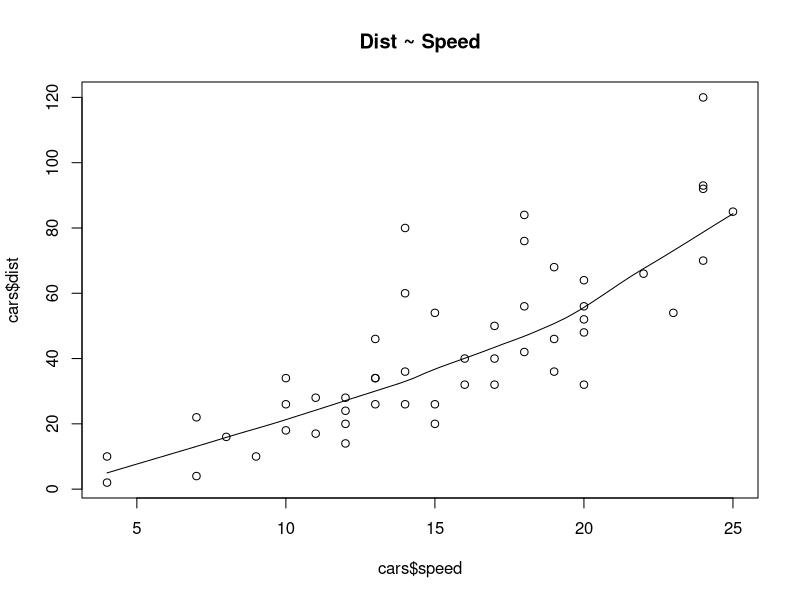
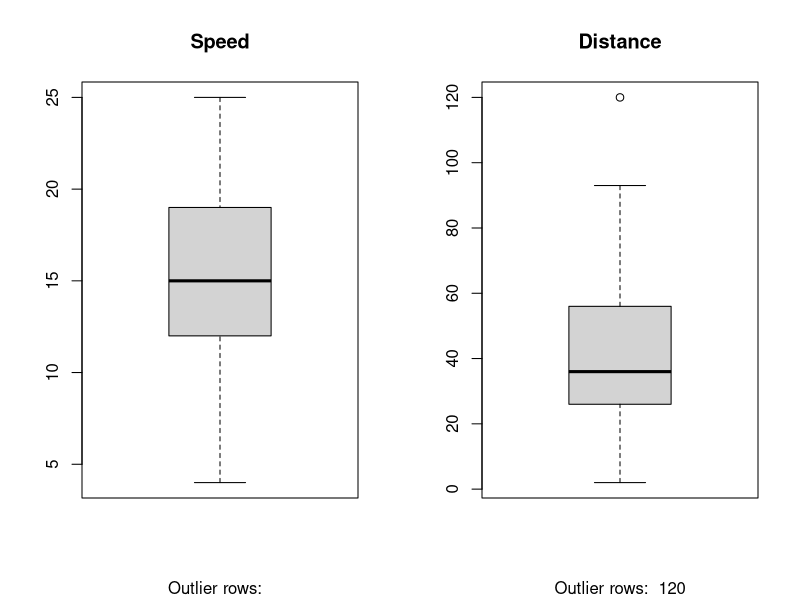
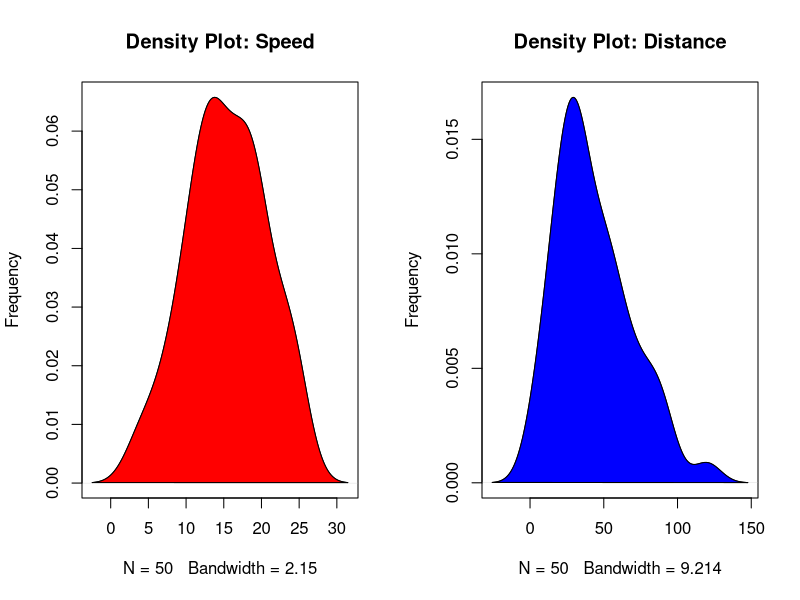
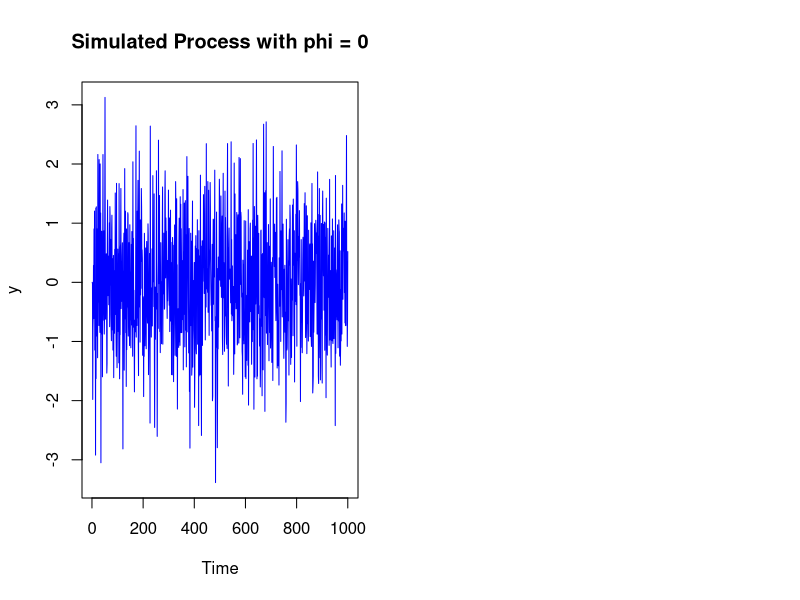
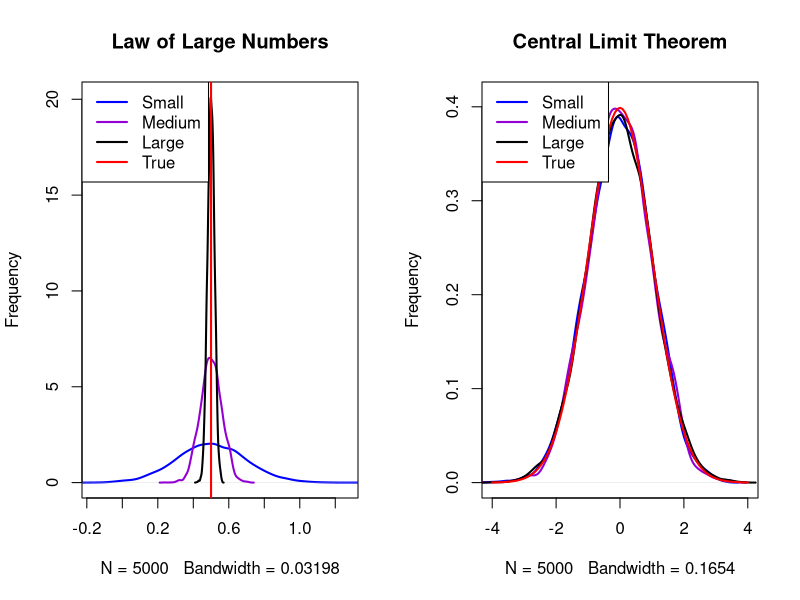
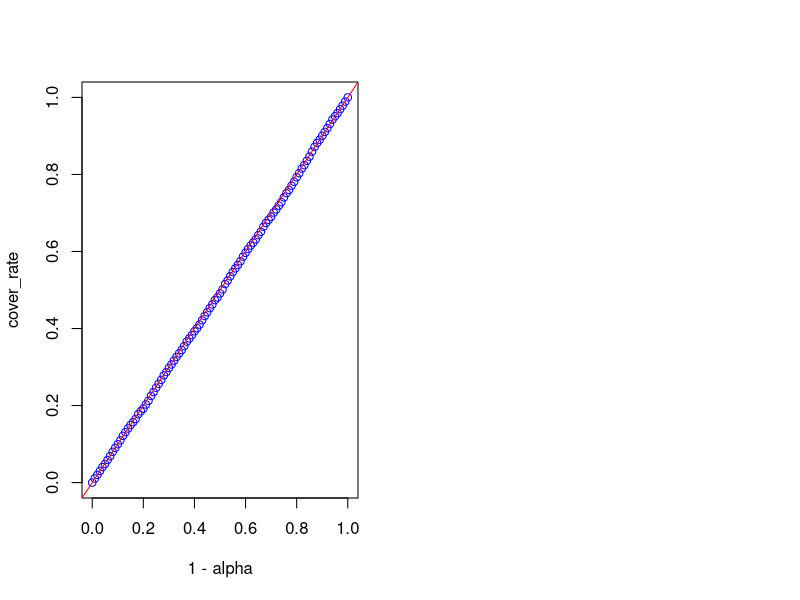

These charts were generated, in order, by the following R code:
#####################
##
## R basics
##
#####################

# create a numeric vector
a <- c(1, 2, 3, 4)
a[3]
# create a vector of logical values
b <- c(TRUE, FALSE, TRUE, FALSE, FALSE)
# create a vector of character strings
c <- c("aa", "bb", "cc", "dd", "ee")

# create a numeric matrix
A <- matrix( c(2, 4, 3, 1, 5, 7), nrow=3, ncol=2) 
# transpose of a matrix
t(A)
# combine two matrices by column
B = matrix(c(7, 4, 2), nrow=3, ncol=1) 
cbind(A, B)
# combine two matrices by row
C = matrix( c(6, 2), nrow=1, ncol=2)
rbind(A, C)

# Deconstruction
c(A)

#####################
##
## R simulation
##
#####################


# Normal: rnorm(n, mean = 0, sd = 1)
rnorm(6)
rnorm(4, 0, 20)

# Continuous uniform: runif(n, min = 0, max = 1)
runif(10)
runif(5, 0, 2)

# Poissoin: rpois(n, lambda)
rpois(10, 6)

# Exponential: rexp(n, rate = 1)
rexp(4, 1.5)

# Binomial: rbinom(n, size, prob)
rbinom(10, 3, 0.5)

#####################
##
## R For Loop
##
#####################

# A simple example
for (i in 1:10) {
  print(i^3)
}

# Create a vector filled with random normal values
Z <- rnorm(100)

# Initialization
Y <- rep(0, length(Z))

for(i in 1:length(Z)) {
  Y[i] <- sum(Z[1:i]^2)
}

# A different way
Y[1] <- Z[1]^2
for(i in 2:length(Z)) {
  Y[i] <- Y[i-1] + Z[i]^2
}

print(i)
print(sum(Z))

# A simple way
sum(Z^2)
# Vector/Matrix multiplication
t(Z) %*% Z

# Sample mean and standard error
Zmean <- sum(Z)/length(Z)
Zsd <- sqrt( sum((Z - Zmean)^2) / (length(Z)-1) )
print(c(Zmean, Zsd))

#####################
##
## Data visualization
##
#####################

# Scatter plot
scatter.smooth(x=cars$speed, y=cars$dist, main="Dist ~ Speed")

# BoxPlot --- Check for outliers
par(mfrow=c(1, 2))  # divide graph area in 2 columns
boxplot(cars$speed, main="Speed", sub=paste("Outlier rows: ", 
                                            boxplot.stats(cars$speed)$out))  # box plot for 'speed'
boxplot(cars$dist, main="Distance", sub=paste("Outlier rows: ", 
                                              boxplot.stats(cars$dist)$out))  # box plot for 'distance'

# Density plot
par(mfrow=c(1, 2))  # divide graph area in 2 columns
plot(density(cars$speed), main="Density Plot: Speed", ylab="Frequency") 
polygon(density(cars$speed), col="red")
plot(density(cars$dist), main="Density Plot: Distance", ylab="Frequency")  
polygon(density(cars$dist), col="blue")

# Linear regression
linearMod <- lm(dist ~ speed, data=cars)  
summary(linearMod)


#####################
##
## R Sequential Simulation
##
#####################

T <- 1000
eps <- rnorm(T)

y <- rep(0, T)
phi <- 0

for (t in 2:T) {
  y[t] <- phi*y[t-1] + eps[t]
}

plot(y, type='l', col='blue', ylab='y', xlab='Time', 
     main=paste("Simulated Process with phi =", phi))


#####################
##
## R OLS Simulation
##
#####################
library(MASS) # We need this library to simulate multivariate normals

mu <- c(2, 10)
Sigma <- matrix( c(1, 0.5, 0.5, 4), nrow=2, ncol=2 )
beta_true <- c(10-2*0.5/1, 0.5/1)

N_sim <- 5000
beta_hat <- matrix(0, N_sim, length(beta_true))
beta_Var <- matrix(0, N_sim, length(beta_true))
CLT <- matrix(0, N_sim, length(beta_true))

start_time <- Sys.time()

for (k in 2:4) {
  N_sample <- 10^k
  for (i in 1:N_sim) {
    Z <- mvrnorm(N_sample, mu, Sigma)
    X <- Z[,1]
    Y <- Z[,2]
    Xdata <- cbind(1, X)
    beta_hat[i,] <- solve( t(Xdata) %*% Xdata ) %*% t(Xdata) %*% Y
    epsilon <- Y - Xdata %*% beta_hat[i,]
    beta_Var[i,] <- t(epsilon) %*% epsilon/N_sample * diag(solve( t(Xdata) %*% Xdata ))
    CLT[i,] <- (beta_hat[i,] - beta_true) / sqrt(beta_Var[i,])
  }
  
  if (N_sample == 100) {
    LLN_S <- beta_hat
    CLT_S <- CLT
  }  else if (N_sample == 1000) {
    LLN_M <- beta_hat
    CLT_M <- CLT
  } else if (N_sample == 10000) {
    LLN_L <- beta_hat
    CLT_L <- CLT
  }
}

end_time <- Sys.time()
mes <- sprintf("The for loop took %0.2f seconds", difftime(end_time,start_time,unit=("secs")))
message(mes)


j <- 2

par(mfrow=c(1, 2))  # divide graph area into 2 columns
plot(density(LLN_S[,j]), main="Law of Large Numbers", ylab="Frequency", 
     xlim=c(min(LLN_S[,j]), max(LLN_S[,j])), ylim=c(0, max(density(LLN_L[,j])$y)), col="blue", lwd=2) 
lines(density(LLN_M[,j]), col="darkviolet", lwd=2)
lines(density(LLN_L[,j]), col="black", lwd=2)
abline(v=beta_true[j], col='red', lwd=2)
legend("topleft", lty=1, col=c("blue","darkviolet","black","red"), 
       c("Small","Medium","Large","True"), lwd=2)
plot(density(CLT_L[,j]), main="Central Limit Theorem", ylab="Frequency", 
     xlim=c(-4, 4), ylim=c(0,0.41), col="blue", lwd=2) 
lines(density(CLT_M[,j]), col="darkviolet", lwd=2)
lines(density(CLT_S[,j]), col="black", lwd=2)
curve(dnorm(x, mean=0, sd=1), -4, 4, col="red", lwd=2, add=TRUE)
legend("topleft", lty=1, col=c("blue","darkviolet","black","red"), 
       c("Small","Medium","Large","True"), lwd=2)


# 95% confidence interval
critical_value <- qnorm(1-0.05/2,0,1)
standard_error_j <- sqrt(beta_Var[,j])
CIj <- cbind( beta_hat[,j] - critical_value*standard_error_j, 
              beta_hat[,j] + critical_value*standard_error_j )
# Sample coverage rate
sum( (beta_true[j] > CIj[,1]) * (beta_true[j] < CIj[,2]) ) / N_sim

# (1-alpha) confidence interval
alpha <- seq(0,1,0.01)
cover_rate <- rep(0, length(alpha))
for (k in (1:length(alpha))) {
  critical_value <- qnorm(1-alpha[k]/2,0,1)
  standard_error_j <- sqrt(beta_Var[,j])
  CIj <- cbind( beta_hat[,j] - critical_value*standard_error_j, 
                beta_hat[,j] + critical_value*standard_error_j )
  # Sample coverage rate
  cover_rate[k] <- sum( (beta_true[j] > CIj[,1]) * (beta_true[j] < CIj[,2]) ) / N_sim
  
}

plot(1-alpha, cover_rate, type='b', col="blue")
abline(a=0, b=1, col="red")







